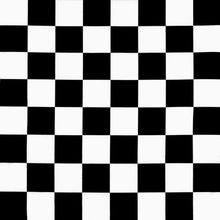
#> input picture OpenCV/chess.jpg, 220 x 220 px, found by its file name
$ python FeaturesHarris2.1.py
#> lines starting #> are read from the running program, lines starting #| are printed output that depends on the picture; after the words box and inside, x2 and y2 are one past the last pixel; in counts of white or black regions, pixels touching at a corner belong together
import numpy as np
import cv2

filemane = 'chess.jpg'
img = cv2.imread (filemane)
#> img is the input picture: shape (220, 220, 3); min 0, max 255, mean 125.9
gray = cv2.cvtColor(img, cv2.COLOR_BGR2GRAY)
gray = np.float32(gray)

dst = cv2.cornerHarris(gray, 2, 3, 0.04)
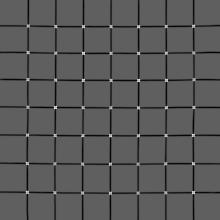
#> dst: shape (220, 220) float32; min -116011096, max 195070672, mean -7284795; drawn with min black and max white
dst = cv2.dilate(dst, None)
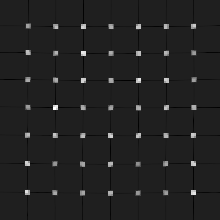
#> dst: shape (220, 220) float32; min -27371072, max 195070672, mean 2474693.2; drawn with min black and max white
dst = np.uint8(dst)
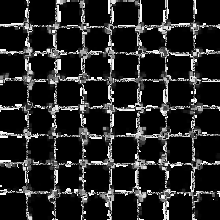
#> dst: shape (220, 220); min 0, max 255, mean 38

ret, labels, stats, centroids = cv2.connectedComponentsWithStats(dst)
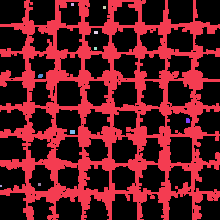
#> labels: shape (220, 220) int32; 11 distinct labels, from 0 to 10; one colour per label, 0 black
#> ret = 11; stats = [[0, 0, 220, 220, 29478], [0, 0, 220, 220, 18813], [71, 3, 3, 3, 9], [103, 6, 3, 3, 9], [94, 31, 4, 3, 12], [94, 47, 3, 3, 9], [38, 74, 5, 4, 18], [186, 118, 4, 5, 19], [70, 130, 5, 4, 20], [38, 183, 3, 3, 9], [0, 185, 2, 2, 4]]; centroids = [[109.7, 108.8], [109.2, 110.8], [72, 4], [104, 7], [95.5, 32], [95, 48], [40, 75.5], [187.4, 120.1], [72, 131.5], [39, 184], [0.5, 185.5]]

criteria = (cv2.TERM_CRITERIA_EPS + cv2.TERM_CRITERIA_MAX_ITER, 100, 0.001)
corners = cv2.cornerSubPix(gray, np.float32(centroids), (5,5), (-1,-1), criteria)
#> corners = [[109.8, 106.8], [109.8, 106.8], [72, 4], [104, 7], [95.5, 32], [92.08, 52.45], [40, 75.5], [187.4, 120.1], [72, 131.5], [39, 184], [0.5, 185.5]]

res = np.hstack((centroids, corners))
#> res = [[109.7, 108.8, 109.8, 106.8], [109.2, 110.8, 109.8, 106.8], [72, 4, 72, 4], [104, 7, 104, 7], [95.5, 32, 95.5, 32], [95, 48, 92.08, 52.45], [40, 75.5, 40, 75.5], [187.4, 120.1, 187.4, 120.1], [72, 131.5, 72, 131.5], [39, 184, 39, 184], [0.5, 185.5, 0.5, 185.5]]
res = np.int0(res)
#> res = [[109, 108, 109, 106], [109, 110, 109, 106], [72, 4, 72, 4], [104, 7, 104, 7], [95, 32, 95, 32], [95, 48, 92, 52], [40, 75, 40, 75], [187, 120, 187, 120], [72, 131, 72, 131], [39, 184, 39, 184], [0, 185, 0, 185]]

img[res[:,1], res[:, 0]] = [0,0,255]
#> img: shape (220, 220, 3); 0.02% of pixels changed, all inside (x1, y1, x2, y2) = (0, 4, 188, 186)
img [res[:,3], res[:,2]] = [0,255,0]
#> img: shape (220, 220, 3); mean B, G, R 125.9, 125.9, 125.9

cv2.imwrite('Subpixel.jpg', img)
